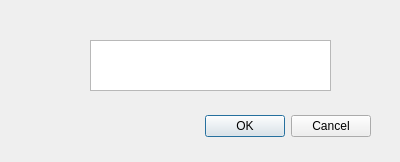
<?xml version="1.0" encoding="UTF-8"?>
<ui version="4.0">
 <class>Dialog</class>
 <widget class="QDialog" name="Dialog">
  <property name="geometry">
   <rect>
    <x>0</x>
    <y>0</y>
    <width>400</width>
    <height>162</height>
   </rect>
  </property>
  <property name="windowTitle">
   <string>Dialog</string>
  </property>
  <widget class="QDialogButtonBox" name="buttonBox">
   <property name="geometry">
    <rect>
     <x>30</x>
     <y>110</y>
     <width>341</width>
     <height>32</height>
    </rect>
   </property>
   <property name="orientation">
    <enum>Qt::Orientation::Horizontal</enum>
   </property>
   <property name="standardButtons">
    <set>QDialogButtonBox::StandardButton::Cancel|QDialogButtonBox::StandardButton::Ok</set>
   </property>
  </widget>
  <widget class="QTextEdit" name="textEdit">
   <property name="geometry">
    <rect>
     <x>90</x>
     <y>40</y>
     <width>241</width>
     <height>51</height>
    </rect>
   </property>
  </widget>
 </widget>
 <resources/>
 <connections>
  <connection>
   <sender>buttonBox</sender>
   <signal>accepted()</signal>
   <receiver>Dialog</receiver>
   <slot>accept()</slot>
   <hints>
    <hint type="sourcelabel">
     <x>248</x>
     <y>254</y>
    </hint>
    <hint type="destinationlabel">
     <x>157</x>
     <y>274</y>
    </hint>
   </hints>
  </connection>
  <connection>
   <sender>buttonBox</sender>
   <signal>rejected()</signal>
   <receiver>Dialog</receiver>
   <slot>reject()</slot>
   <hints>
    <hint type="sourcelabel">
     <x>316</x>
     <y>260</y>
    </hint>
    <hint type="destinationlabel">
     <x>286</x>
     <y>274</y>
    </hint>
   </hints>
  </connection>
 </connections>
</ui>
